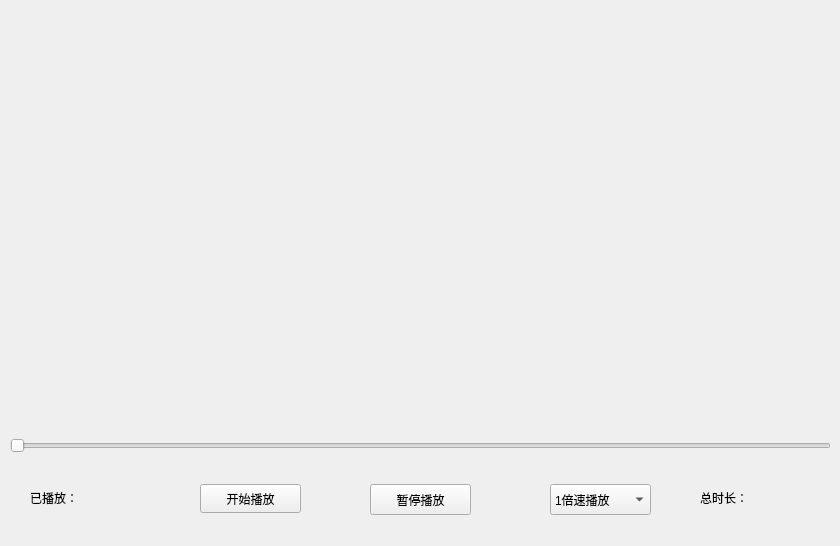
<?xml version="1.0" encoding="UTF-8"?>
<ui version="4.0">
 <class>VideoPlayerWidget</class>
 <widget class="QWidget" name="VideoPlayerWidget">
  <property name="geometry">
   <rect>
    <x>0</x>
    <y>0</y>
    <width>840</width>
    <height>546</height>
   </rect>
  </property>
  <property name="windowTitle">
   <string>Form</string>
  </property>
  <widget class="QLabel" name="photoLabel">
   <property name="geometry">
    <rect>
     <x>10</x>
     <y>10</y>
     <width>821</width>
     <height>411</height>
    </rect>
   </property>
   <property name="text">
    <string/>
   </property>
   <property name="scaledContents">
    <bool>true</bool>
   </property>
  </widget>
  <widget class="QSlider" name="horizontalSlider">
   <property name="geometry">
    <rect>
     <x>10</x>
     <y>436</y>
     <width>821</width>
     <height>20</height>
    </rect>
   </property>
   <property name="orientation">
    <enum>Qt::Horizontal</enum>
   </property>
  </widget>
  <widget class="QLabel" name="currentLabel">
   <property name="geometry">
    <rect>
     <x>30</x>
     <y>490</y>
     <width>71</width>
     <height>16</height>
    </rect>
   </property>
   <property name="text">
    <string>已播放：</string>
   </property>
  </widget>
  <widget class="QLabel" name="currentNumLabel">
   <property name="geometry">
    <rect>
     <x>70</x>
     <y>490</y>
     <width>67</width>
     <height>17</height>
    </rect>
   </property>
   <property name="text">
    <string/>
   </property>
  </widget>
  <widget class="QComboBox" name="rateBox">
   <property name="geometry">
    <rect>
     <x>550</x>
     <y>484</y>
     <width>101</width>
     <height>31</height>
    </rect>
   </property>
   <item>
    <property name="text">
     <string>1倍速播放</string>
    </property>
   </item>
   <item>
    <property name="text">
     <string>2倍速播放</string>
    </property>
   </item>
   <item>
    <property name="text">
     <string>0.5倍速播放</string>
    </property>
   </item>
  </widget>
  <widget class="QLabel" name="totalLabel">
   <property name="geometry">
    <rect>
     <x>700</x>
     <y>490</y>
     <width>71</width>
     <height>16</height>
    </rect>
   </property>
   <property name="text">
    <string>总时长：</string>
   </property>
  </widget>
  <widget class="QLabel" name="totalNumLabel">
   <property name="geometry">
    <rect>
     <x>760</x>
     <y>490</y>
     <width>67</width>
     <height>17</height>
    </rect>
   </property>
   <property name="text">
    <string/>
   </property>
  </widget>
  <widget class="QPushButton" name="stopBtn">
   <property name="geometry">
    <rect>
     <x>370</x>
     <y>484</y>
     <width>101</width>
     <height>31</height>
    </rect>
   </property>
   <property name="text">
    <string>暂停播放</string>
   </property>
  </widget>
  <widget class="QPushButton" name="startBtn">
   <property name="geometry">
    <rect>
     <x>200</x>
     <y>484</y>
     <width>101</width>
     <height>29</height>
    </rect>
   </property>
   <property name="text">
    <string>开始播放</string>
   </property>
  </widget>
 </widget>
 <resources/>
 <connections/>
</ui>
